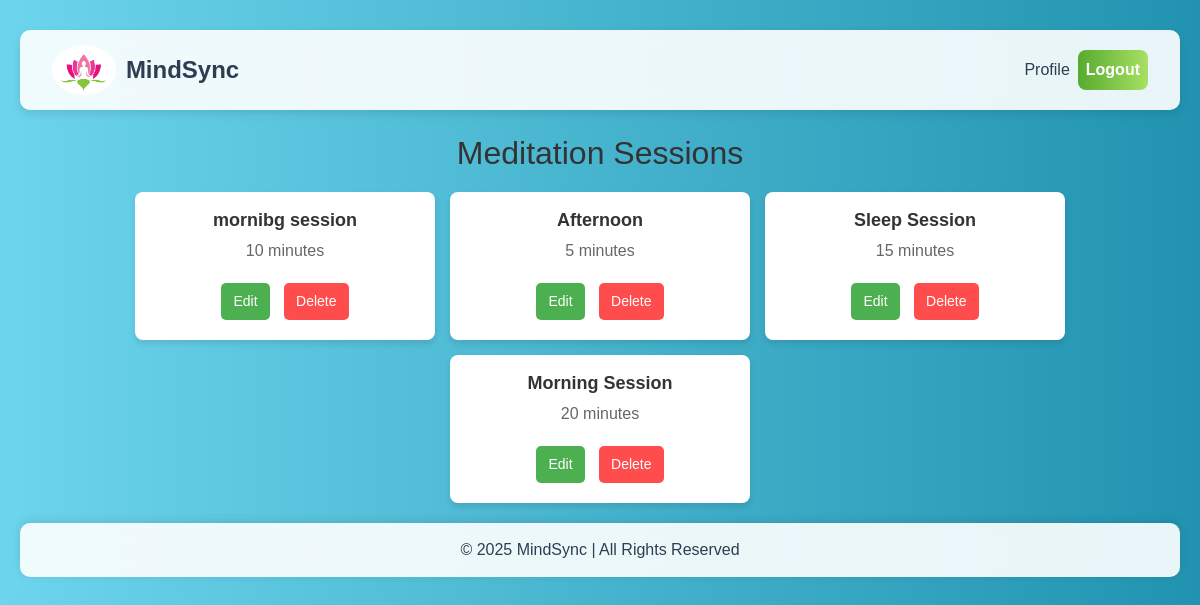
Screenshot of /session_list/ (signed in) with the database file from the repository.
### meditation_app/models.py (models this page shows, shortened)
class MeditationSession(models.Model):
    user = models.ForeignKey(User, on_delete=models.CASCADE, null=True, blank=True)
    title = models.CharField(max_length=200)
    description = models.TextField()
    duration = models.PositiveIntegerField()  # Duration in minutes
    created_at = models.DateTimeField(auto_now_add=True)
    session_date = models.DateField(default=datetime.now().date)  # Corrected date default
    notes = models.TextField(blank=True, null=True)

### meditation_app/views.py (the view)
# urls.py: path('session_list/', views.session_list, name='session_list'),
@login_required
def session_list(request):
    sessions = MeditationSession.objects.filter(user=request.user).order_by("-created_at")
    return render(request, "meditation_app/session_list.html", {"sessions": sessions})

### meditation_app/templates/meditation_app/session_list.html (shortened to what this page needs)
{% extends 'meditation_app/base.html' %}
{% block content %}
    <h2>Meditation Sessions</h2>
    <div class="session-container">
        {% for session in sessions %}
            <div class="session-card">
                <div class="session-title">{{ session.title }}</div>
                <div class="session-duration">{{ session.duration }} minutes</div>
                <a href="{% url 'session_update' session.id %}" class="btn edit-btn">Edit</a>
                <a href="{% url 'session_delete' session.id %}" class="btn delete-btn">Delete</a>
            </div>
        {% empty %}
            <p>No meditation sessions found.</p>
        {% endfor %}
    </div>
{% endblock %}

### meditation_app/templates/meditation_app/base.html (style rules this page uses)
body { background: linear-gradient(to right, #6dd5ed, #2193b0); color: #333; }

### meditation_app/templates/meditation_app/session_list.html (style rules this page uses)
body { font-family: Arial, sans-serif; background-color: #f4f4f9; margin: 0; padding: 20px; text-align: center; }
h2 { color: #333; margin-bottom: 20px; }
.session-container { display: flex; flex-wrap: wrap; justify-content: center; gap: 15px; }
.session-card { background: white; padding: 15px; border-radius: 8px; box-shadow: 0px 4px 6px rgba(0, 0, 0, 0.1); width: 300px; text-align: center; }
.session-title { font-size: 18px; font-weight: bold; margin-bottom: 5px; }
.session-duration { color: #666; margin-bottom: 15px; }
.btn { padding: 8px 12px; border: none; border-radius: 5px; text-decoration: none; color: white; font-size: 14px; cursor: pointer; display: inline-block; margin: 5px; }
.edit-btn { background-color: #4CAF50; }
.delete-btn { background-color: #ff4d4d; }

### rows the page displays
MeditationSession: title "mornibg session", duration "10"
MeditationSession: title "Afternoon", duration "5"
MeditationSession: title "Sleep Session", duration "15"
MeditationSession: title "Morning Session", duration "20"
